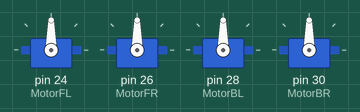
A sketch run on a simulated Arduino Mega 2560, built with avr-gcc and run on an emulated ATmega2560. On the bench: 4 × servo.

Above: at 0.1 s.
At 121.1 s:
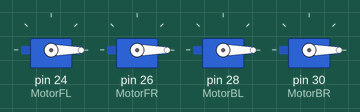
Timing chart, 0 to 122.6 s (numbered marks = the images above):
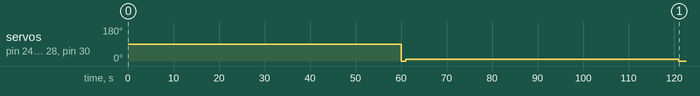

Measured:
- by itself, servo on pin 24 (MotorFL), servo on pin 26 (MotorFR), servo on pin 28 (MotorBL), servo on pin 30 (MotorBR): 90° → 0° at 60.0 s, → 10° 1.0 s later, → 0° 60.0 s later

The sketch:

which_Way_do_you_spin.ino
```cpp
#include <Arduino.h>
#include <Servo.h>

Servo MotorFL;
Servo MotorFR;
Servo MotorBL;
Servo MotorBR;

void setup() {
  MotorFL.attach(24);
  MotorFR.attach(26);
  MotorBL.attach(28);
  MotorBR.attach(30);
  delay(60000);
  MotorFL.write(0);
  MotorFR.write(0);
  MotorBL.write(0);
  MotorBR.write(0);
  delay(1000);
  MotorFL.write(10);
  MotorFR.write(10);
  MotorBL.write(10);
  MotorBR.write(10);
  delay(60000);
  MotorFL.write(0);
  MotorFR.write(0);
  MotorBL.write(0);
  MotorBR.write(0);
}

void loop() {

}
```
